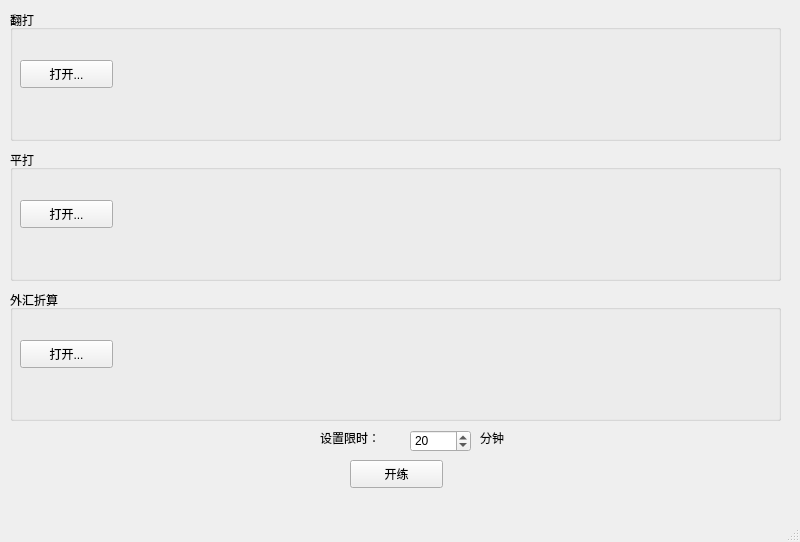
<?xml version="1.0" encoding="UTF-8"?>
<ui version="4.0">
 <class>MainWindow</class>
 <widget class="QMainWindow" name="MainWindow">
  <property name="geometry">
   <rect>
    <x>0</x>
    <y>0</y>
    <width>800</width>
    <height>542</height>
   </rect>
  </property>
  <property name="windowTitle">
   <string>计算器练习</string>
  </property>
  <widget class="QWidget" name="centralwidget">
   <widget class="QGroupBox" name="groupBox">
    <property name="geometry">
     <rect>
      <x>10</x>
      <y>10</y>
      <width>771</width>
      <height>131</height>
     </rect>
    </property>
    <property name="title">
     <string>翻打</string>
    </property>
    <property name="checkable">
     <bool>false</bool>
    </property>
    <widget class="QLabel" name="label">
     <property name="geometry">
      <rect>
       <x>120</x>
       <y>39</y>
       <width>641</width>
       <height>51</height>
      </rect>
     </property>
     <property name="text">
      <string/>
     </property>
    </widget>
    <widget class="QPushButton" name="pushButton">
     <property name="geometry">
      <rect>
       <x>10</x>
       <y>50</y>
       <width>93</width>
       <height>28</height>
      </rect>
     </property>
     <property name="text">
      <string>打开...</string>
     </property>
    </widget>
   </widget>
   <widget class="QGroupBox" name="groupBox_2">
    <property name="geometry">
     <rect>
      <x>10</x>
      <y>150</y>
      <width>771</width>
      <height>131</height>
     </rect>
    </property>
    <property name="title">
     <string>平打</string>
    </property>
    <property name="checkable">
     <bool>false</bool>
    </property>
    <widget class="QPushButton" name="pushButton_2">
     <property name="geometry">
      <rect>
       <x>10</x>
       <y>50</y>
       <width>93</width>
       <height>28</height>
      </rect>
     </property>
     <property name="text">
      <string>打开...</string>
     </property>
    </widget>
    <widget class="QLabel" name="label_2">
     <property name="geometry">
      <rect>
       <x>120</x>
       <y>39</y>
       <width>641</width>
       <height>51</height>
      </rect>
     </property>
     <property name="text">
      <string/>
     </property>
    </widget>
   </widget>
   <widget class="QGroupBox" name="groupBox_3">
    <property name="geometry">
     <rect>
      <x>10</x>
      <y>290</y>
      <width>771</width>
      <height>131</height>
     </rect>
    </property>
    <property name="title">
     <string>外汇折算</string>
    </property>
    <property name="checkable">
     <bool>false</bool>
    </property>
    <widget class="QPushButton" name="pushButton_3">
     <property name="geometry">
      <rect>
       <x>10</x>
       <y>50</y>
       <width>93</width>
       <height>28</height>
      </rect>
     </property>
     <property name="text">
      <string>打开...</string>
     </property>
    </widget>
    <widget class="QLabel" name="label_3">
     <property name="geometry">
      <rect>
       <x>120</x>
       <y>39</y>
       <width>641</width>
       <height>51</height>
      </rect>
     </property>
     <property name="text">
      <string/>
     </property>
    </widget>
   </widget>
   <widget class="QPushButton" name="pushButton_start">
    <property name="enabled">
     <bool>true</bool>
    </property>
    <property name="geometry">
     <rect>
      <x>350</x>
      <y>460</y>
      <width>93</width>
      <height>28</height>
     </rect>
    </property>
    <property name="text">
     <string>开练</string>
    </property>
   </widget>
   <widget class="QSpinBox" name="spinBox">
    <property name="geometry">
     <rect>
      <x>410</x>
      <y>430</y>
      <width>61</width>
      <height>22</height>
     </rect>
    </property>
    <property name="minimum">
     <number>1</number>
    </property>
    <property name="maximum">
     <number>100</number>
    </property>
    <property name="value">
     <number>20</number>
    </property>
   </widget>
   <widget class="QLabel" name="label_4">
    <property name="geometry">
     <rect>
      <x>320</x>
      <y>430</y>
      <width>81</width>
      <height>16</height>
     </rect>
    </property>
    <property name="text">
     <string>设置限时：</string>
    </property>
   </widget>
   <widget class="QLabel" name="label_5">
    <property name="geometry">
     <rect>
      <x>480</x>
      <y>430</y>
      <width>68</width>
      <height>15</height>
     </rect>
    </property>
    <property name="text">
     <string>分钟</string>
    </property>
   </widget>
  </widget>
  <widget class="QStatusBar" name="statusbar"/>
  <widget class="QMenuBar" name="menubar">
   <property name="geometry">
    <rect>
     <x>0</x>
     <y>0</y>
     <width>800</width>
     <height>26</height>
    </rect>
   </property>
  </widget>
 </widget>
 <resources/>
 <connections/>
</ui>
